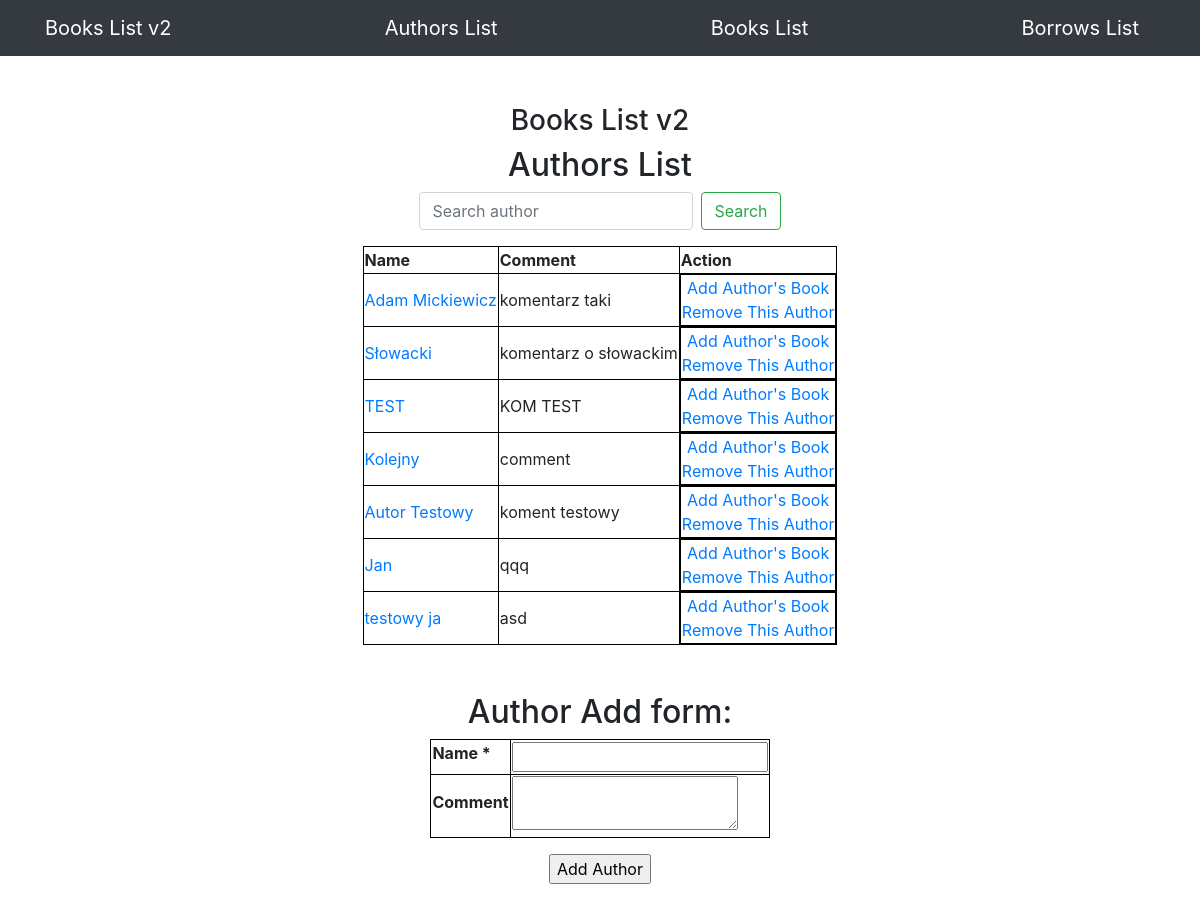
Before: /authors/ with the older database file.
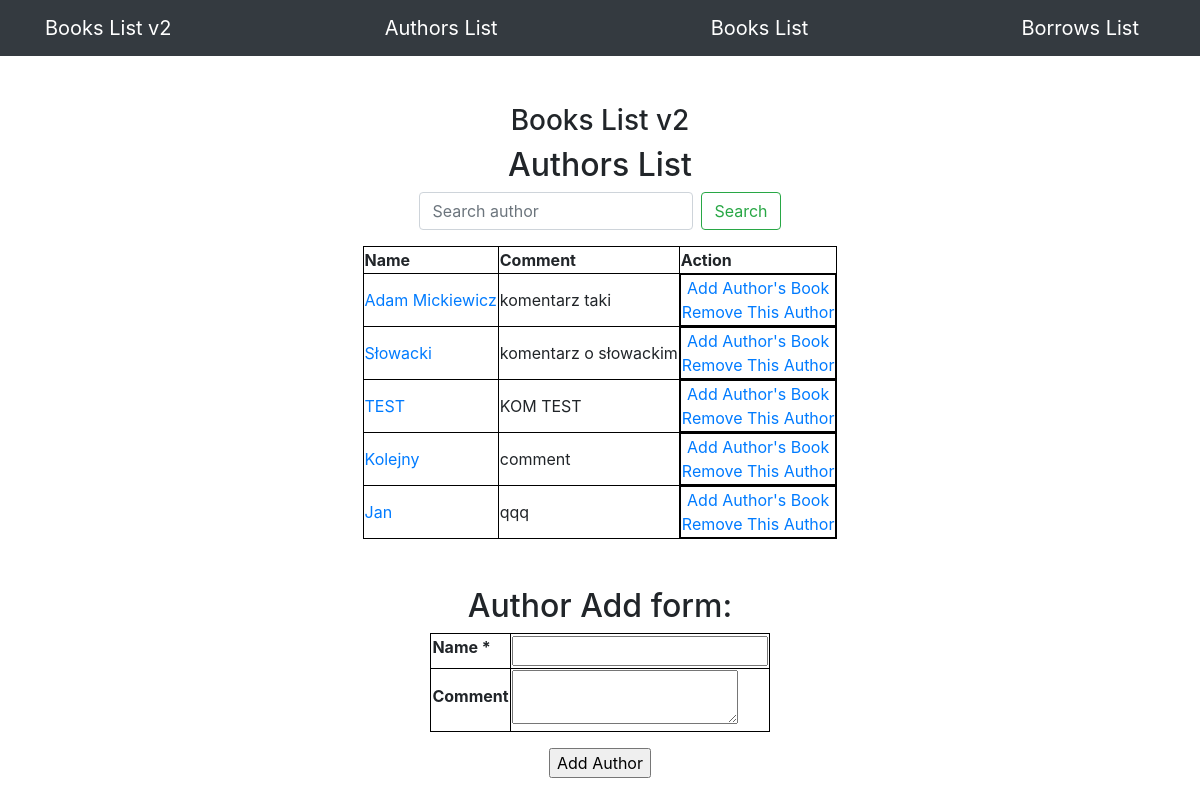
After: the same page with the newer database file.
### app/models.py (models this page shows, shortened)
class Author(db.Model):
    id = db.Column(db.Integer, primary_key=True)
    name = db.Column(db.String(100), index=True, unique=True)
    comment = db.Column(db.String(100), index=True)
    books = db.relationship("Book", backref="author")

### app/routes.py (the view)
@app.route('/authors/', methods=["GET", "POST"])
def authors_view():
    search_query = request.args.get('search')
    form = AuthorOnlyForm()
    if search_query:
        authors = Author.query.filter(Author.name.ilike(f"%{search_query}%")).all()
    else:
        authors = Author.query.all()
        search_query = None
    if request.method == "POST" and form.validate_on_submit():
        add_author(form)
        return redirect(url_for("authors_view"))
    return render_template("authors.html",
                           authors=authors,
                           search=search_query,
                           form=form)

### app/forms.py
class AuthorOnlyForm(FlaskForm):
    author = StringField('Name', validators=[DataRequired()])
    comment = TextAreaField('Comment')

### app/templates/authors.html (shortened to what this page needs)
{% extends "base.html" %}
{% block content %}
<div class="d-flex flex-column justify-content-center align-items-center">
    <div class="col-lg-12 text-center d-flex flex-column justify-content-center align-items-center">
        <h3 class="mt-5">Books List v2</h3>
        <h2>Authors List</h2>
        <form class="form-inline mb-3" action="/authors/" method="GET">
            <input class="form-control mr-sm-2" type="text" value="{% if search_query %}{{ search_query }}{% endif %}" placeholder="Search author" aria-label="Search author" name="search">
            <button class="btn btn-outline-success" type="submit">Search</button>
        </form>
    </div>
    {% if authors %}
    <table>
        <thead>
        <th>Name</th>
        <th>Comment</th>
        <th>Action</th>
        </thead>
        {% for author in authors %}
        <tr>
            <td><a href="/books/?author={{ author.name }}">{{ author.name }}</a></td>
            <td>{{ author.comment }}</td>
            <td class="d-flex flex-column justify-content-center align-items-center">
                <a href="/addbook/{{ loop.index }}">Add Author's Book</a>
                <a href="/removeauthor/{{ author.id }}">Remove This Author</a>
            </td>
        </tr>
        {% endfor %}
    {% else %}
        <h3>Nothing was found.</h3>
    {% endif %}
    </table>
    <div class="d-flex flex-column justify-content-center align-items-center">
        <h2 class="mt-5">Author Add form:</h2>
        <form class="d-flex flex-column justify-content-center align-items-center mb-5" method="POST" action="/authors">
            <table class="mb-3">
                {% for field in form if field.widget.input_type != 'hidden' %}
                    <tr>
                        <th>{{ field.label }} {% if field.flags.required %}*{% endif %}</th>
                        <td>{{ field }}</td>
                    </tr>
                {% endfor %}
            </table>
            <input type="submit" value="Add Author">
        </form>
    </div>
</div>
{% endblock %}

Changed rows visible on the page:
removed Author: name "Autor Testowy", comment "koment testowy"
removed Author: name "testowy ja", comment "asd"
